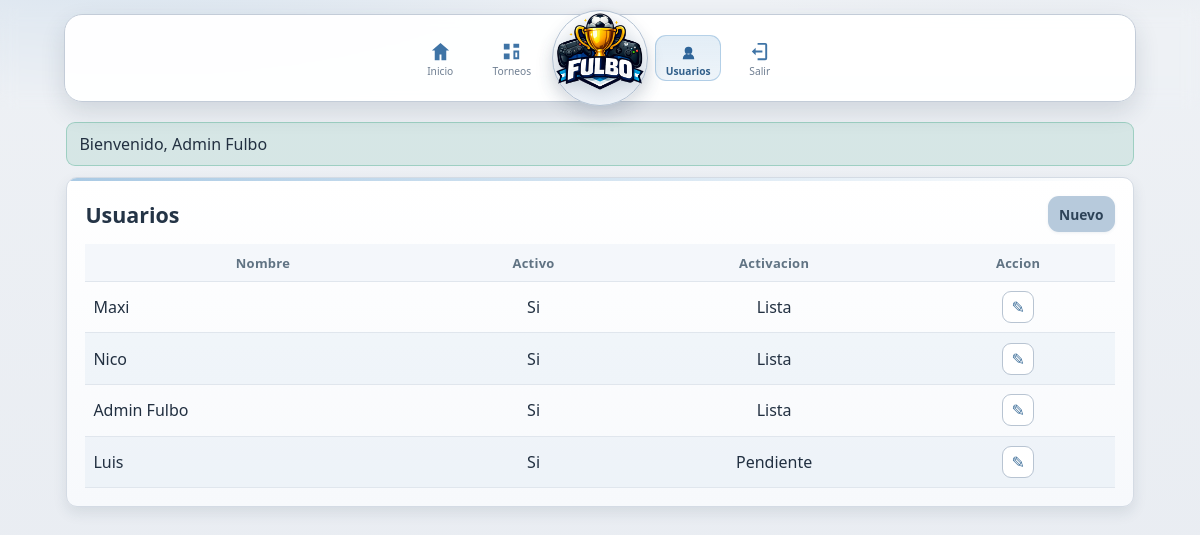
Screenshot of /admin/usuarios (signed in) with the database file from the repository.
### tables this page shows
CREATE TABLE usuarios (
  id INT UNSIGNED AUTO_INCREMENT PRIMARY KEY,
  nombre VARCHAR(100) NOT NULL,
  username VARCHAR(50) NOT NULL UNIQUE,
  rol_id TINYINT UNSIGNED NOT NULL,
  activo TINYINT(1) NOT NULL DEFAULT 1,
  pin_hash VARCHAR(255) NULL,
  requiere_activacion TINYINT(1) NOT NULL DEFAULT 1,
  ultimo_login_at DATETIME NULL,
  fecha_creacion DATETIME NOT NULL DEFAULT CURRENT_TIMESTAMP,
  fecha_actualizacion DATETIME NOT NULL DEFAULT CURRENT_TIMESTAMP ON UPDATE CURRENT_TIMESTAMP,
  CONSTRAINT fk_usuarios_roles FOREIGN KEY (rol_id) REFERENCES roles(id)
);

### app/core/View.php (called while the page is built, shortened)
<?php
class View
{
    public function render(string $view, array $data = [], string $layout = 'layouts/app'): void
    {
        $viewFile = \root_path('views/' . $view . '.php');
        $layoutFile = \root_path('views/' . $layout . '.php');
        extract($data, EXTR_SKIP);
        require $viewFile;
        $content = ob_get_clean();
        require $layoutFile;
    }
}

### app/controllers/AdminUserController.php (called while the page is built, shortened)
<?php
class AdminUserController extends BaseController
{
    private UserRepository $users;
    private RoleRepository $roles;
    public function __construct()
    {
        $this->users = new UserRepository();
        $this->roles = new RoleRepository();
    }
    public function index(Request $request): void
    {
        $showForm = $request->input('form') === '1';
        $editUser = null;
        $this->view->render('admin/users', [
            'title' => 'Gestion de usuarios',
            'users' => $this->users->all(null),
            'roles' => $this->roles->all(),
            'editUser' => $editUser,
            'showForm' => $showForm,
        ]);
    }
}

### public/index.php (called while the page is built, shortened)
<?php
require_once dirname(__DIR__) . '/app/helpers/common.php';
require_once root_path('app/helpers/session.php');
require_once root_path('app/helpers/auth.php');
$router = new Router();
$request = new Request();
$router->dispatch($request);

### app/helpers/common.php (called while the page is built, shortened)
<?php
if (!function_exists('root_path')) {
    function root_path(string $path = ''): string
    {
        $root = dirname(__DIR__, 2);
        return $path !== '' ? $root . DIRECTORY_SEPARATOR . $path : $root;
    }
}
if (!function_exists('asset')) {
    function asset(string $path): string
    {
        $relative = 'assets/' . ltrim($path, '/');
        return versioned_public_url($relative);
    }
}
if (!function_exists('public_file_version')) {
    function public_file_version(string $relativePath): string
    {
        $fullPath = root_path('public/' . ltrim($relativePath, '/'));
        if (file_exists($fullPath)) {
            return (string) filemtime($fullPath);
        }
        return '1';
    }
}
if (!function_exists('versioned_public_url')) {
    function versioned_public_url(string $relativePath): string
    {
        $relativePath = ltrim($relativePath, '/');
        $base = url('/' . $relativePath);
        $version = public_file_version($relativePath);
        $separator = str_contains($base, '?') ? '&' : '?';
        return $base . $separator . 'v=' . $version;
    }
}
if (!function_exists('base_path_url')) {
    function base_path_url(): string
    {
        $app = config('app');
        $path = '';
        if (!empty($app['base_url'])) {
            $path = parse_url($app['base_url'], PHP_URL_PATH) ?: '';
        }
        $path = trim((string) $path);
        if ($path === '' || $path === '/') {
            return '';
        }
        return '/' . trim($path, '/');
    }
}
if (!function_exists('url')) {
    function url(string $path = '/'): string
    {
        $base = base_path_url();
        return $base . '/' . ltrim($path, '/');
    }
}
if (!function_exists('config')) {
    function config(string $file): array
    {
        static $cache = [];
        if (!isset($cache[$file])) {
            $cache[$file] = require root_path('config/' . $file . '.php');
        }
        return $cache[$file];
    }
}
if (!function_exists('e')) {
    function e(string|null $value): string
    {
        return htmlspecialchars((string) $value, ENT_QUOTES, 'UTF-8');
    }
}

### config/app.php (called while the page is built, shortened)
<?php
return [
    'name' => 'Fulbo',
    'env' => $_ENV['APP_ENV'] ?? 'production',
    'debug' => filter_var($_ENV['APP_DEBUG'] ?? false, FILTER_VALIDATE_BOOL),
    'base_url' => $_ENV['APP_URL'] ?? '',
    'timezone' => $_ENV['APP_TIMEZONE'] ?? 'America/Argentina/Buenos_Aires',
    'session_name' => 'fulbo_session',
    'csrf_key' => 'fulbo_csrf',
    'pwa_cache_version' => 'v1',
];

### config/database.php (called while the page is built, shortened)
<?php
return [
    'host' => $_ENV['DB_HOST'] ?? '127.0.0.1',
    'port' => (int) ($_ENV['DB_PORT'] ?? 3306),
    'name' => $_ENV['DB_NAME'] ?? 'fulbo',
    'user' => $_ENV['DB_USER'] ?? 'root',
    'pass' => $_ENV['DB_PASS'] ?? '',
    'charset' => 'utf8mb4',
];

### app/repositories/BaseRepository.php (called while the page is built, shortened)
<?php
abstract class BaseRepository
{
    public function __construct()
    {
        $this->db = Database::connection(config('database'));
    }
}

### app/core/Database.php (called while the page is built, shortened)
<?php
class Database
{
    private static ?PDO $pdo = null;
    public static function connection(array $config): PDO
    {
        if (self::$pdo instanceof PDO) {
            return self::$pdo;
        }
        $dsn = sprintf(
            'mysql:host=%s;port=%d;dbname=%s;charset=%s',
            $config['host'],
            $config['port'],
            $config['name'],
            $config['charset']
        );
        try {
            self::$pdo = new PDO($dsn, $config['user'], $config['pass'], [
                PDO::ATTR_ERRMODE => PDO::ERRMODE_EXCEPTION,
                PDO::ATTR_DEFAULT_FETCH_MODE => PDO::FETCH_ASSOC,
                PDO::ATTR_EMULATE_PREPARES => false,
            ]);
        } catch (PDOException $e) {
            throw new PDOException('No se pudo conectar a la base de datos.');
        }
        return self::$pdo;
    }
}

### app/repositories/UserRepository.php (called while the page is built, shortened)
<?php
class UserRepository extends BaseRepository
{
    public function findById(int $id): ?array
    {
        $stmt = $this->db->prepare(
            'SELECT u.*, r.slug AS role_slug, r.name AS role_name
             FROM usuarios u
             INNER JOIN roles r ON r.id = u.rol_id
             WHERE u.id = :id
             LIMIT 1'
        );
        $stmt->execute(['id' => $id]);
        return $stmt->fetch() ?: null;
    }
    public function all(?int $active = null): array
    {
        $sql = 'SELECT u.id, u.nombre, u.username, u.rol_id, u.activo, u.requiere_activacion, r.slug AS role_slug
                FROM usuarios u
                INNER JOIN roles r ON r.id = u.rol_id';
        $params = [];
        $sql .= ' ORDER BY u.fecha_creacion DESC';
        $stmt = $this->db->prepare($sql);
        $stmt->execute($params);
        return $stmt->fetchAll();
    }
}

### app/core/Request.php (called while the page is built, shortened)
<?php
class Request
{
    public function method(): string
    {
        return strtoupper($_SERVER['REQUEST_METHOD'] ?? 'GET');
    }
    public function uri(): string
    {
        $uri = $_SERVER['REQUEST_URI'] ?? '/';
        $path = parse_url($uri, PHP_URL_PATH);
        $normalized = rtrim($path ?: '/', '/') ?: '/';
        $base = base_path_url();
        $normalized = rtrim($normalized, '/') ?: '/';
        return $normalized;
    }
}

### app/helpers/session.php (called while the page is built, shortened)
<?php
if (!function_exists('session_get')) {
    function session_get(string $key, mixed $default = null): mixed
    {
        return $_SESSION[$key] ?? $default;
    }
}
if (!function_exists('get_flashes')) {
    function get_flashes(): array
    {
        $messages = $_SESSION['_flash'] ?? [];
        return $messages;
    }
}

### app/helpers/auth.php (called while the page is built, shortened)
<?php
if (!function_exists('auth_user')) {
    function auth_user(): ?array
    {
        $userId = session_get('user_id');
        $repo = new UserRepository();
        return $repo->findById((int) $userId);
    }
}
if (!function_exists('is_admin')) {
    function is_admin(): bool
    {
        $user = auth_user();
        return $user !== null && $user['role_slug'] === 'admin';
    }
}

### views/admin/users.php (the view, shortened to what this page needs)
<section class="card admin-card">
    <div class="card-head">
        <h1>Usuarios</h1>
        <a href="<?= e(url('/admin/usuarios?form=1')) ?>" class="btn btn-primary btn-sm">Nuevo</a>
    </div>
    <div class="table-wrap">
        <table class="users-table">
            <thead><tr><th>Nombre</th><th>Activo</th><th>Activacion</th><th>Accion</th></tr></thead>
            <tbody>
            <?php foreach ($users as $u): ?>
                <tr>
                    <td><?= e($u['nombre']) ?></td>
                    <td><?= (int) $u['activo'] === 1 ? 'Si' : 'No' ?></td>
                    <td><?= (int) $u['requiere_activacion'] === 1 ? 'Pendiente' : 'Lista' ?></td>
                    <td>
                        <a class="icon-link" title="Editar" href="<?= e(url('/admin/usuarios?edit_id=' . (int) $u['id'])) ?>">✎</a>
                    </td>
                </tr>
            <?php endforeach; ?>
            </tbody>
        </table>
    </div>
</section>

### app/core/Router.php (shortened to what this page needs)
<?php
class Router
{
    private array $routes = [];
    public function add(string $method, string $path, callable|array $handler, array $middlewares = []): void
    {
        $normalized = rtrim($path, '/') ?: '/';
        $this->routes[strtoupper($method)][] = [
            'path' => $normalized,
            'handler' => $handler,
            'middlewares' => $middlewares,
        ];
    }
    public function dispatch(Request $request): void
    {
        $method = $request->method();
        $uri = $request->uri();
        $route = $this->matchRoute($method, $uri);
        $handler = $route['handler'];
        if (is_array($handler)) {
            [$controller, $action] = $handler;
            $instance = new $controller();
            $instance->{$action}($request);
            return;
        }
    }
    private function matchRoute(string $method, string $uri): ?array
    {
        $routes = $this->routes[$method] ?? [];
        foreach ($routes as $route) {
            $regex = preg_replace('#\{[a-zA-Z_][a-zA-Z0-9_]*\}#', '([\\w-]+)', $route['path']);
            $regex = '#^' . $regex . '$#';
            if (!preg_match($regex, $uri, $matches)) {
                continue;
            }
            array_shift($matches);
            return $route;
        }
        return null;
    }
}

### views/layouts/app.php (shortened to what this page needs)
<?php
$user = auth_user();
$flashes = get_flashes();
$currentPath = parse_url($_SERVER['REQUEST_URI'] ?? '/', PHP_URL_PATH) ?: '/';
$currentPath = rtrim($currentPath, '/') ?: '/';
$isActive = static function (array $prefixes) use ($currentPath): bool {
    foreach ($prefixes as $prefix) {
        if ($prefix === $currentPath) {
            return true;
        }
        if ($prefix !== '/' && str_starts_with($currentPath, $prefix . '/')) {
            return true;
        }
    }
    return false;
};
?>
<!doctype html>
<html lang="es">
<head>
    <link rel="stylesheet" href="<?= e(asset('css/app.css')) ?>">
</head>
<body>
<?php $brandLogo = asset('img/logo_fulbo.png'); ?>
<div class="app-shell">
    <header class="topbar">
        <div class="topbar-inner">
            <?php if ($user): ?>
                <div class="floating-menu">
                    <nav class="menu-side">
                        <a href="<?= e(url('/dashboard')) ?>" class="nav-icon-link <?= $isActive(['/dashboard']) ? 'is-active' : '' ?>">
                            <span class="nav-icon" aria-hidden="true"><svg viewBox="0 0 24 24"><path d="M12 3l9 8h-3v10h-5v-6H11v6H6V11H3l9-8z"/></svg></span>
                            <small>Inicio</small>
                        </a>
                        <a href="<?= e(url('/torneos')) ?>" class="nav-icon-link <?= $isActive(['/torneos', '/admin/torneos']) ? 'is-active' : '' ?>">
                            <span class="nav-icon" aria-hidden="true"><svg viewBox="0 0 24 24"><path d="M4 4h6v6H4V4zm10 0h6v4h-6V4zM4 14h6v6H4v-6zm10-3h6v9h-6v-9zm2 2v5h2v-5h-2z"/></svg></span>
                            <small>Torneos</small>
                        </a>
                    </nav>
                    <a href="<?= e(url('/dashboard')) ?>" class="menu-logo" aria-label="Fulbo Inicio">
                        <img src="<?= e($brandLogo) ?>" onerror="this.onerror=null;this.src='<?= e(asset('img/fulbo-logo.svg')) ?>';" alt="Fulbo">
                    </a>
                    <nav class="menu-side menu-side-right">
                        <?php if (is_admin()): ?>
                            <a href="<?= e(url('/admin/usuarios')) ?>" class="nav-icon-link <?= $isActive(['/admin/usuarios']) ? 'is-active' : '' ?>">
                                <span class="nav-icon" aria-hidden="true"><svg viewBox="0 0 24 24"><path d="M16 11a4 4 0 10-8 0 4 4 0 008 0zm-10 9a6 6 0 1112 0H6z"/></svg></span>
                                <small>Usuarios</small>
                            </a>
                        <?php endif; ?>
                        <form method="post" action="<?= e(url('/logout')) ?>" class="logout-icon-form">
                            <button type="submit" class="nav-icon-link nav-icon-btn" aria-label="Salir">
                                <span class="nav-icon" aria-hidden="true"><svg viewBox="0 0 24 24"><path d="M10 3h8a2 2 0 012 2v14a2 2 0 01-2 2h-8v-2h8V5h-8V3zM4 12l4-4v3h7v2H8v3l-4-4z"/></svg></span>
                                <small>Salir</small>
                            </button>
                        </form>
                    </nav>
                </div>
            <?php endif; ?>
        </div>
    </header>
    <main class="container">
        <?php foreach ($flashes as $flash): ?>
            <div class="flash flash-<?= e($flash['type']) ?>"><?= e($flash['message']) ?></div>
        <?php endforeach; ?>
        <?= $content ?>
    </main>
</div>
</body>
</html>

### rows the page displays
usuarios: nombre "Maxi", activo "Si", requiere_activacion "Lista"
usuarios: nombre "Nico", activo "Si", requiere_activacion "Lista"
usuarios: nombre "Admin Fulbo", activo "Si", requiere_activacion "Lista"
usuarios: nombre "Luis", activo "Si", requiere_activacion "Pendiente"

### other values shown
$flash['message'] "Bienvenido, Admin Fulbo"
